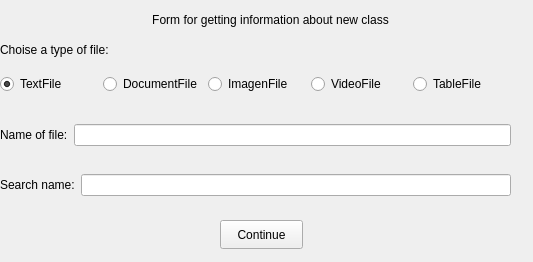
<?xml version="1.0" encoding="UTF-8"?>
<ui version="4.0">
 <class>AddForm</class>
 <widget class="QWidget" name="AddForm">
  <property name="geometry">
   <rect>
    <x>0</x>
    <y>0</y>
    <width>533</width>
    <height>262</height>
   </rect>
  </property>
  <property name="windowTitle">
   <string>Form</string>
  </property>
  <widget class="QWidget" name="layoutWidget">
   <property name="geometry">
    <rect>
     <x>0</x>
     <y>70</y>
     <width>510</width>
     <height>28</height>
    </rect>
   </property>
   <layout class="QHBoxLayout" name="horizontalLayout">
    <item>
     <widget class="QRadioButton" name="Text">
      <property name="text">
       <string>TextFile</string>
      </property>
      <property name="checked">
       <bool>true</bool>
      </property>
     </widget>
    </item>
    <item>
     <widget class="QRadioButton" name="Docs">
      <property name="text">
       <string>DocumentFile</string>
      </property>
     </widget>
    </item>
    <item>
     <widget class="QRadioButton" name="Imagen">
      <property name="text">
       <string>ImagenFile</string>
      </property>
     </widget>
    </item>
    <item>
     <widget class="QRadioButton" name="Video">
      <property name="text">
       <string>VideoFile</string>
      </property>
     </widget>
    </item>
    <item>
     <widget class="QRadioButton" name="Table">
      <property name="text">
       <string>TableFile</string>
      </property>
     </widget>
    </item>
   </layout>
  </widget>
  <widget class="QWidget" name="layoutWidget_2">
   <property name="geometry">
    <rect>
     <x>0</x>
     <y>120</y>
     <width>511</width>
     <height>30</height>
    </rect>
   </property>
   <layout class="QHBoxLayout" name="horizontalLayout_2">
    <item>
     <widget class="QLabel" name="label_3">
      <property name="text">
       <string>Name of file:</string>
      </property>
     </widget>
    </item>
    <item>
     <widget class="QLineEdit" name="name"/>
    </item>
   </layout>
  </widget>
  <widget class="QLabel" name="label">
   <property name="geometry">
    <rect>
     <x>90</x>
     <y>10</y>
     <width>361</width>
     <height>20</height>
    </rect>
   </property>
   <property name="text">
    <string>Form for getting information about new class</string>
   </property>
   <property name="textFormat">
    <enum>Qt::AutoText</enum>
   </property>
   <property name="alignment">
    <set>Qt::AlignCenter</set>
   </property>
  </widget>
  <widget class="QPushButton" name="EndButton">
   <property name="geometry">
    <rect>
     <x>220</x>
     <y>220</y>
     <width>83</width>
     <height>29</height>
    </rect>
   </property>
   <property name="text">
    <string>Continue</string>
   </property>
  </widget>
  <widget class="QWidget" name="layoutWidget_3">
   <property name="geometry">
    <rect>
     <x>0</x>
     <y>170</y>
     <width>511</width>
     <height>30</height>
    </rect>
   </property>
   <layout class="QHBoxLayout" name="horizontalLayout_3">
    <item>
     <widget class="QLabel" name="label_4">
      <property name="text">
       <string>Search name:</string>
      </property>
     </widget>
    </item>
    <item>
     <widget class="QLineEdit" name="search"/>
    </item>
   </layout>
  </widget>
  <widget class="QLabel" name="label_2">
   <property name="geometry">
    <rect>
     <x>0</x>
     <y>40</y>
     <width>141</width>
     <height>20</height>
    </rect>
   </property>
   <property name="text">
    <string>Choise a type of file:</string>
   </property>
  </widget>
 </widget>
 <resources/>
 <connections/>
</ui>
